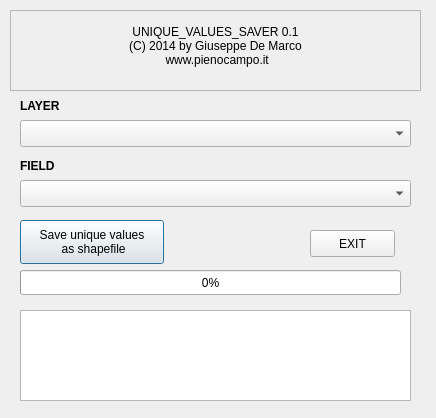
<?xml version="1.0" encoding="UTF-8"?>
<ui version="4.0">
 <class>Unique_values_saver</class>
 <widget class="QDialog" name="Unique_values_saver">
  <property name="geometry">
   <rect>
    <x>0</x>
    <y>0</y>
    <width>436</width>
    <height>418</height>
   </rect>
  </property>
  <property name="focusPolicy">
   <enum>Qt::WheelFocus</enum>
  </property>
  <property name="windowTitle">
   <string>Unique_values_saver</string>
  </property>
  <widget class="QLabel" name="label">
   <property name="geometry">
    <rect>
     <x>20</x>
     <y>90</y>
     <width>311</width>
     <height>31</height>
    </rect>
   </property>
   <property name="font">
    <font>
     <family>Arial</family>
     <weight>75</weight>
     <italic>false</italic>
     <bold>true</bold>
    </font>
   </property>
   <property name="text">
    <string>LAYER</string>
   </property>
  </widget>
  <widget class="QLabel" name="label_2">
   <property name="geometry">
    <rect>
     <x>20</x>
     <y>150</y>
     <width>311</width>
     <height>31</height>
    </rect>
   </property>
   <property name="font">
    <font>
     <family>Arial</family>
     <weight>75</weight>
     <italic>false</italic>
     <bold>true</bold>
    </font>
   </property>
   <property name="text">
    <string>FIELD</string>
   </property>
  </widget>
  <widget class="QComboBox" name="Layer">
   <property name="geometry">
    <rect>
     <x>20</x>
     <y>120</y>
     <width>391</width>
     <height>27</height>
    </rect>
   </property>
   <property name="focusPolicy">
    <enum>Qt::WheelFocus</enum>
   </property>
   <property name="contextMenuPolicy">
    <enum>Qt::DefaultContextMenu</enum>
   </property>
   <property name="acceptDrops">
    <bool>false</bool>
   </property>
   <property name="autoFillBackground">
    <bool>false</bool>
   </property>
   <property name="modelColumn">
    <number>0</number>
   </property>
  </widget>
  <widget class="QComboBox" name="Field">
   <property name="geometry">
    <rect>
     <x>20</x>
     <y>180</y>
     <width>391</width>
     <height>27</height>
    </rect>
   </property>
   <property name="focusPolicy">
    <enum>Qt::WheelFocus</enum>
   </property>
   <property name="acceptDrops">
    <bool>false</bool>
   </property>
   <property name="minimumContentsLength">
    <number>0</number>
   </property>
  </widget>
  <widget class="QPushButton" name="Save">
   <property name="geometry">
    <rect>
     <x>20</x>
     <y>220</y>
     <width>144</width>
     <height>44</height>
    </rect>
   </property>
   <property name="text">
    <string>Save unique values 
 as shapefile</string>
   </property>
  </widget>
  <widget class="QPushButton" name="EXIT">
   <property name="geometry">
    <rect>
     <x>310</x>
     <y>230</y>
     <width>85</width>
     <height>27</height>
    </rect>
   </property>
   <property name="text">
    <string>EXIT</string>
   </property>
  </widget>
  <widget class="QProgressBar" name="progressbar">
   <property name="geometry">
    <rect>
     <x>20</x>
     <y>270</y>
     <width>381</width>
     <height>25</height>
    </rect>
   </property>
   <property name="value">
    <number>0</number>
   </property>
  </widget>
  <widget class="QTextBrowser" name="txt">
   <property name="geometry">
    <rect>
     <x>20</x>
     <y>310</y>
     <width>391</width>
     <height>91</height>
    </rect>
   </property>
   <property name="font">
    <font>
     <family>Arial</family>
     <pointsize>8</pointsize>
    </font>
   </property>
  </widget>
  <widget class="QLabel" name="label_5">
   <property name="geometry">
    <rect>
     <x>10</x>
     <y>10</y>
     <width>411</width>
     <height>71</height>
    </rect>
   </property>
   <property name="text">
    <string>UNIQUE_VALUES_SAVER 0.1  
(C) 2014 by Giuseppe De Marco
 www.pienocampo.it</string>
   </property>
   <property name="alignment">
    <set>Qt::AlignCenter</set>
   </property>
  </widget>
  <widget class="QFrame" name="frame">
   <property name="geometry">
    <rect>
     <x>10</x>
     <y>10</y>
     <width>411</width>
     <height>81</height>
    </rect>
   </property>
   <property name="frameShape">
    <enum>QFrame::StyledPanel</enum>
   </property>
   <property name="frameShadow">
    <enum>QFrame::Raised</enum>
   </property>
   <widget class="QLabel" name="label_12">
    <property name="geometry">
     <rect>
      <x>30</x>
      <y>10</y>
      <width>51</width>
      <height>51</height>
     </rect>
    </property>
    <property name="text">
     <string/>
    </property>
    <property name="pixmap">
     <pixmap resource="../MultiEdit/resources.qrc">:/plugins/MultiEdit/pienocampo.png</pixmap>
    </property>
    <property name="scaledContents">
     <bool>true</bool>
    </property>
   </widget>
  </widget>
 </widget>
 <resources>
  <include location="../MultiEdit/resources.qrc"/>
  <include location="resources.qrc"/>
 </resources>
 <connections/>
</ui>
